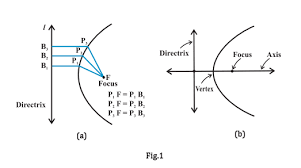
#> input picture Math/Geometry/images/parabola.jpeg, 301 x 168 px
$ jupyter execute parabola.ipynb
#> lines starting #> are read from the running program, lines starting #| are printed output that depends on the picture
1. [Parabola](#parabola)

#### Parabola:
- it has a symmetric arc either in the four axes X & Y
- consist of a focus point and a vertix
- every point on the arc from the focus point is equidistant to the point on the directrix (axes parallel to the curve)

[cell 1]
from PIL import Image
from IPython.display import display

img = Image.open('images/parabola.jpeg')
#> img is the input picture: PIL image 301x168 P; mean R, G, B 248.2, 248.6, 248.9
new_image = img.resize((480, 250))
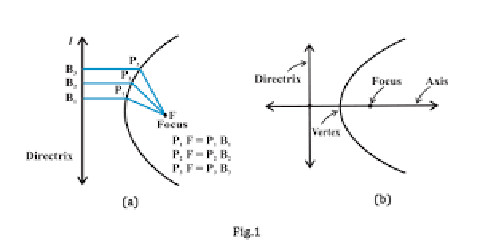
#> new_image: PIL image 480x250 P; mean R, G, B 248.1, 248.6, 248.9
display(new_image)


$ run again, with Math/Geometry/images/hyperbola.jpeg copied over Math/Geometry/images/parabola.jpeg
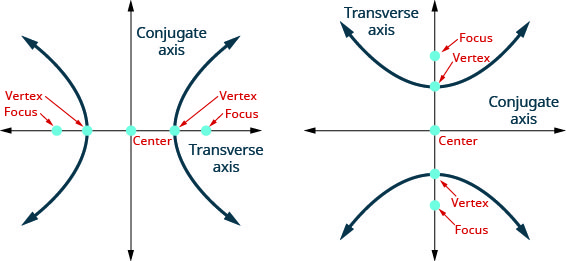
#> input picture Math/Geometry/images/hyperbola.jpeg, 566 x 261 px
#> img is the input picture: PIL image 566x261 CMYK; mean R, G, B 243.5, 243.9, 244.5
#> `new_image = img.resize((480, 250))`:
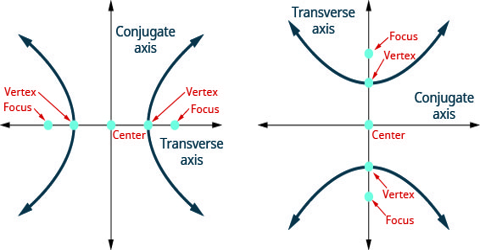
#> new_image: PIL image 480x250 CMYK; mean R, G, B 243.1, 243.6, 244.2

$ run again, with Math/Geometry/images/hyperplane.jpeg copied over Math/Geometry/images/parabola.jpeg
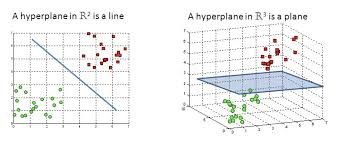
#> input picture Math/Geometry/images/hyperplane.jpeg, 345 x 146 px
#> img is the input picture: PIL image 345x146 RGB; mean R, G, B 241, 241.7, 241.6
#> `new_image = img.resize((480, 250))`:
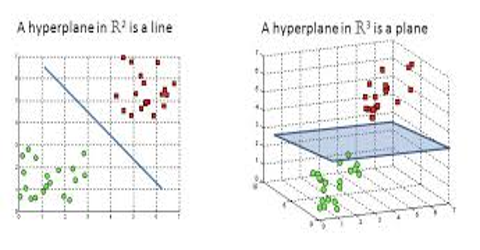
#> new_image: PIL image 480x250 RGB; mean R, G, B 240.8, 241.5, 241.4

$ run again, with Math/Geometry/images/hypersurface.jpeg copied over Math/Geometry/images/parabola.jpeg
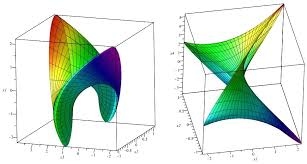
#> input picture Math/Geometry/images/hypersurface.jpeg, 307 x 164 px
#> img is the input picture: PIL image 307x164 RGB; mean R, G, B 213.2, 226.2, 214.3
#> `new_image = img.resize((480, 250))`:
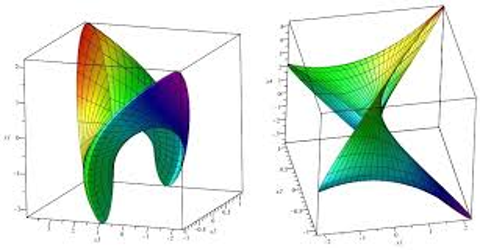
#> new_image: PIL image 480x250 RGB; mean R, G, B 213.1, 226.1, 214.1
